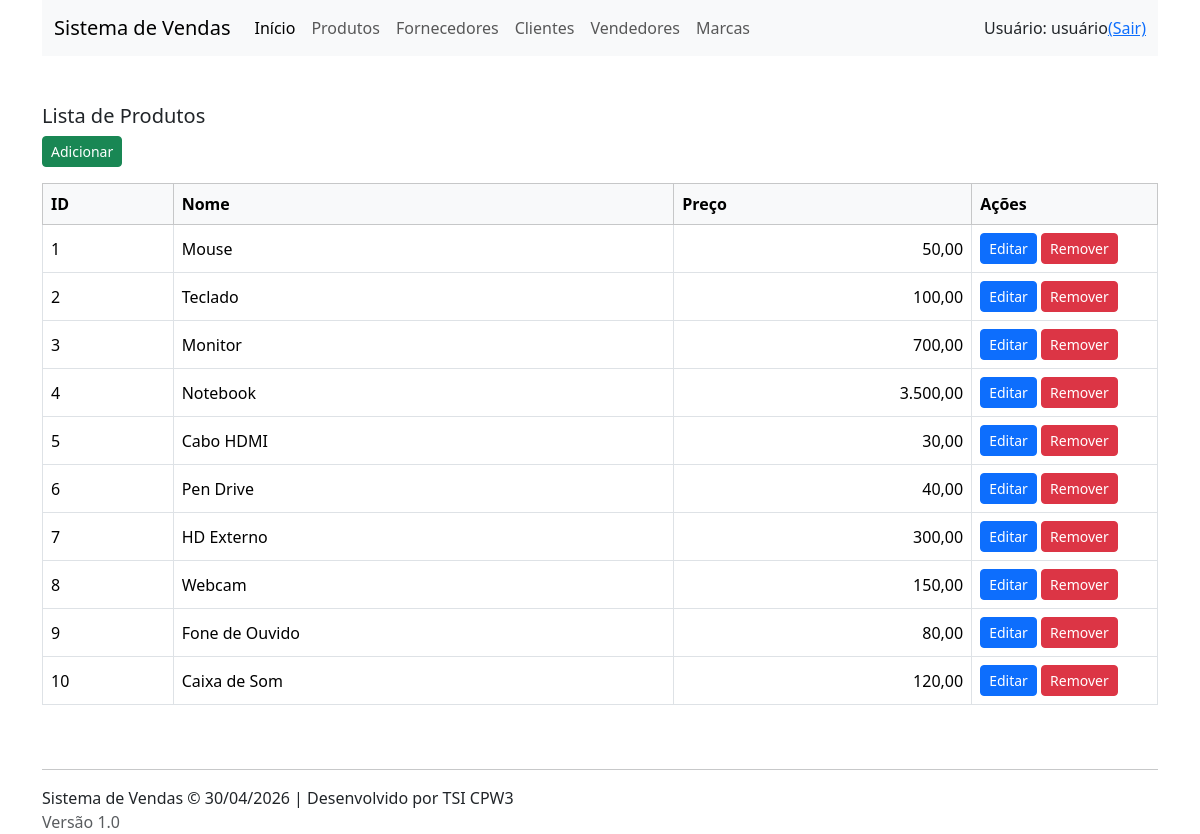
Page /ProdutoController.php on the committed database.
### tables this page shows
CREATE TABLE `produtos` (
  `id` int(11) NOT NULL AUTO_INCREMENT,
  `nome` varchar(100) NOT NULL,
  `preco` decimal(10,2) NOT NULL,
  PRIMARY KEY (`id`)
);

### listaProduto.php (the view)
<h5 class="mt-5">Lista de Produtos</h5>
<a href="?acao=novo" class="btn btn-success btn-sm mb-3">Adicionar</a>
<div class="table-responsive">
<table class="table table-bordered align-middle">
    <thead class="table-light">
        <tr>
            <th>ID</th>
            <th>Nome</th>
            <th>Preço</th>
            <th class="col-md-2">Ações</th>
        </tr>
    </thead>
    <tbody>
        <?php foreach ($dados as $dado): ?>
        <tr>
            <td><?= $dado['id']; ?></td>
            <td><?= $dado['nome']; ?></td>
            <td class="text-end"><?= number_format($dado['preco'], 2, ',', '.'); ?></td>
            <td>
                <a href="" class="btn btn-primary btn-sm">Editar</a>
                <a href="" class="btn btn-danger btn-sm">Remover</a>
            </td>
        </tr>
        <?php endforeach; ?>
    </tbody>
</table>
</div>

### ProdutoController.php (shortened to what this page needs)
<?php
$controller = new ProdutoController();
$acao = $_GET['acao'] ?? 'index';
switch ($acao) {
    default:
        $controller->index();
}
class ProdutoController {
    public function index() {
        $pdo = getConnection();
        $stmt = $pdo->query("SELECT * FROM produtos");
        $dados = $stmt->fetchAll(PDO::FETCH_ASSOC);
        include '_cabecalho.php';
        include 'listaProduto.php';
        include '_rodape.php';
    }
}

### _cabecalho.php (shortened to what this page needs)
<!DOCTYPE html>
<html lang="pt-BR">
<head>
    <link href="https://cdn.jsdelivr.net/npm/bootstrap@5.3.3/dist/css/bootstrap.min.css" rel="stylesheet">
</head>
<body>
    <div class="container">
        <nav class="navbar navbar-expand-lg bg-body-tertiary">
            <div class="container-fluid">
                <a class="navbar-brand" href="#">Sistema de Vendas</a>
                <div class="collapse navbar-collapse" id="navbarSupportedContent">
                    <ul class="navbar-nav me-auto mb-2 mb-lg-0">
                        <li class="nav-item">
                            <a class="nav-link active" aria-current="page" href="#">Início</a>
                        </li>
                            <li class="nav-item">
                                <a class="nav-link" href="ProdutoController.php">Produtos</a>
                            </li>
                            <li class="nav-item">
                                <a class="nav-link" href="FornecedorController.php">Fornecedores</a>
                            </li>
                            <li class="nav-item">
                                <a class="nav-link" href="ClienteController.php">Clientes</a>
                            </li>
                            <li class="nav-item">
                                <a class="nav-link" href="VendedorController.php">Vendedores</a>
                            </li>
                            <li class="nav-item">
                                <a class="nav-link" href="MarcaController.php">Marcas</a>
                            </li>
                    </ul>
                        Usuário: usuário <a href="">(Sair)</a>
                </div>
            </div>
        </nav>

### _rodape.php (shortened to what this page needs)
<hr class="mt-5">
        <p class="mb-0">Sistema de Vendas &copy; <?= date("d/m/Y") ?> | Desenvolvido por TSI CPW3</p>
        <p class="mb-0 text-muted">Versão 1.0</p>
    </div>
</body>
</html>

### rows in the picture
produtos: id "1", nome "Mouse", preco "50,00"
produtos: id "2", nome "Teclado", preco "100,00"
produtos: id "3", nome "Monitor", preco "700,00"
produtos: id "4", nome "Notebook", preco "3.500,00"
produtos: id "5", nome "Cabo HDMI", preco "30,00"
produtos: id "6", nome "Pen Drive", preco "40,00"
produtos: id "7", nome "HD Externo", preco "300,00"
produtos: id "8", nome "Webcam", preco "150,00"
produtos: id "9", nome "Fone de Ouvido", preco "80,00"
produtos: id "10", nome "Caixa de Som", preco "120,00"
